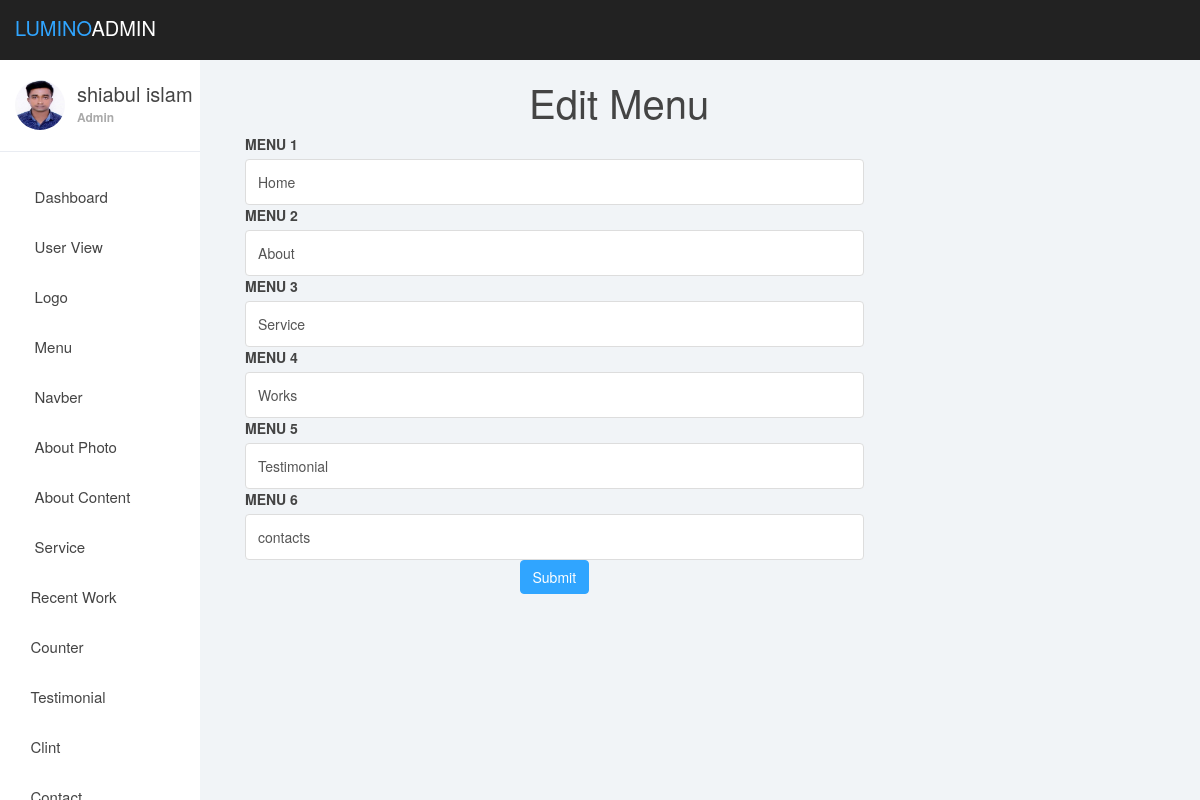
Screenshot of /zuman/menu_edit.php?id=5 (signed in) with the database file from the repository.
### tables this page shows
CREATE TABLE `menu` (
  `id` int(11) NOT NULL,
  `menu1` varchar(50) NOT NULL,
  `menu2` varchar(50) NOT NULL,
  `menu3` varchar(50) NOT NULL,
  `menu4` varchar(50) NOT NULL,
  `menu5` varchar(50) NOT NULL,
  `menu6` varchar(50) NOT NULL
);

### zuman/menu_edit.php (the view, shortened to what this page needs)
<?php
require_once "dashboard/header.php";
 ?>
<?php
require 'db.php';
$user_id=$_GET['id'];
$select="SELECT * FROM menu WHERE id=$user_id";
$result=mysqli_query($db_connection,$select);
$assoc=mysqli_fetch_assoc($result);
?>
<div class="col-lg-10 " >
	<h1 class="text-center">Edit Menu</h1>
	<form action="menuedit_post.php" method="POST" enctype="multipart/form-data">
		<div class="col-lg-10">
			<label>MENU 1</label>
			<input type="text" name="menu1" class="form-control" value="<?php echo $assoc['menu1']; ?>">
		</div>
		<div class="col-lg-10">
			<label>MENU 2</label>
			<input type="text" name="menu2" class="form-control" value="<?php echo $assoc['menu2']; ?>">
		</div>
		<div class="col-lg-10">
			<label>MENU 3</label>
			<input type="text" name="menu3" class="form-control" value="<?php echo $assoc['menu3']; ?>">
		</div>
		<div class="col-lg-10">
			<label>MENU 4</label>
			<input type="text" name="menu4" class="form-control" value="<?php echo $assoc['menu4']; ?>">
		</div>
		<div class="col-lg-10">
			<label>MENU 5</label>
			<input type="text" name="menu5" class="form-control" value="<?php echo $assoc['menu5']; ?>">
		</div>
		<div class="col-lg-10">
			<label>MENU 6</label><br>
			<input type="text" name="menu6" class="form-control" value="<?php echo $assoc['menu6']; ?>">
		</div><br>
		<div class="col-lg-10 text-center">
			<button type="submit" class="btn btn-primary ">Submit</button>
		</div>
	</form>
</div>
 <?php
require_once "dashboard/footer.php";
 ?>

### zuman/dashboardasset/css/styles.css (style rules this page uses)
body { background: #f1f4f7; padding-top: 60px; font-size: 14px; color: #444444; font-family: "Montserrat", "Helvetica Neue", Helvetica, Arial, sans-serif; }
h1, h2, h3, h4, h5, h6 { color: #444444; }
h1 { font-weight: 300; font-size: 40px; }
input.form-control { border: 1px solid #ddd; box-shadow: none; height: 46px; }
.btn-primary, .btn-primary:hover, .btn-primary:focus, .btn-primary:active, .btn-primary.active, .open > .dropdown-toggle.btn-primary, .btn-primary.disabled, .btn-primary[disabled], fieldset[disabled] .btn-primary, .btn-primary.disabled:hover, .btn-primary[disabled]:hover, fieldset[disabled] .btn-primary:hover, .btn-primary.disabled:focus, .btn-primary[disabled]:focus, fieldset[disabled] .btn-primary:focus, .btn-primary.disabled:active, .btn-primary[disabled]:active, fieldset[disabled] .btn-primary:active, .btn-primary.disabled.active, .btn-primary[disabled].active, fieldset[disabled] .btn-primary.active { background-color: #30a5ff; border-color: #30a5ff; }

### rows the page displays
menu: menu1 "Home", menu2 "About", menu3 "Service", menu4 "Works", menu5 "Testimonial", menu6 "contacts"

### other values shown
$_SESSION['name'] "shiabul islam"
